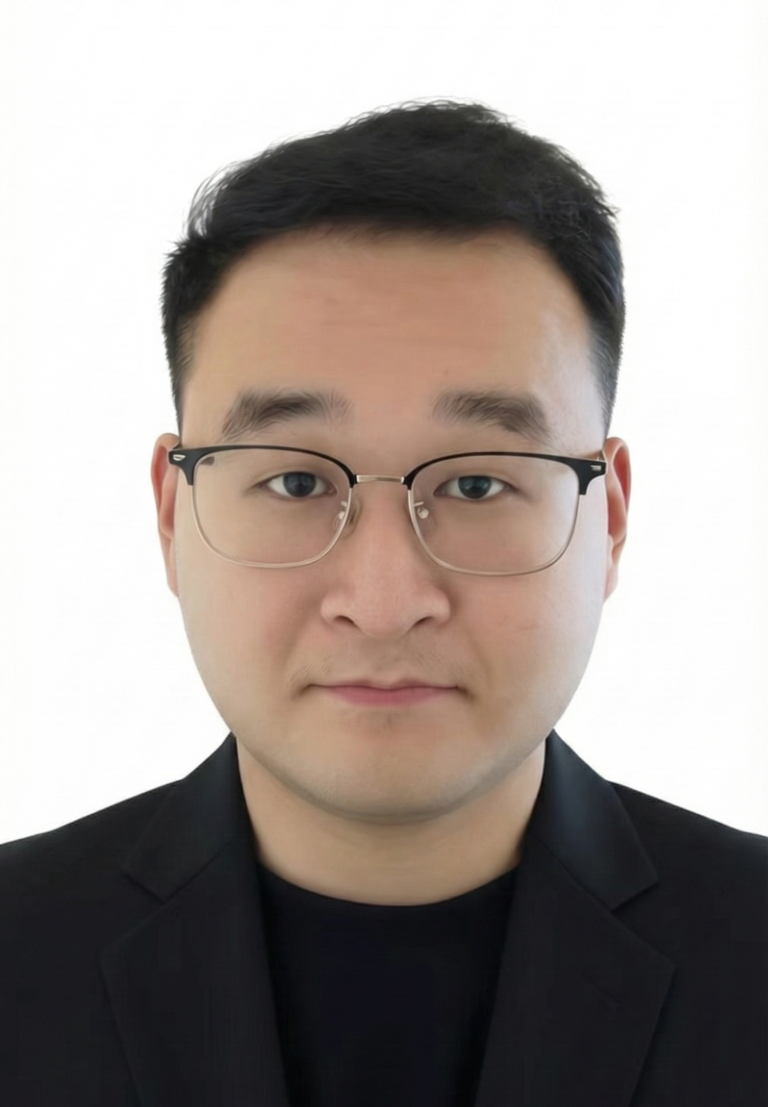
#> input picture images/ZXY.png, 1536 x 2214 px (shown at 1/2 size)
$ python generate_favicons.py
#> lines starting #> are read from the running program, lines starting #| are printed output that depends on the picture
from PIL import Image
import os

# --- 配置 ---
# 源图片路径
source_image_path = os.path.join('images', 'ZXY.png')

# 目标图标尺寸和文件名
output_specs = {
    'apple-touch-icon.png': (180, 180),
    'favicon-32x32.png': (32, 32),
    'favicon-16x16.png': (16, 16),
}

# 输出文件夹
output_dir = 'images'

# --- 脚本执行 ---
def generate_favicons():
    # 检查源文件是否存在
    if not os.path.exists(source_image_path):
        print(f"错误：源文件 '{source_image_path}' 不存在。")
        return

    # 确保输出目录存在
    if not os.path.exists(output_dir):
        os.makedirs(output_dir)

    try:
        # 打开源图片
        with Image.open(source_image_path) as img:
#> img is the input picture: PIL image 1536x2214 RGBA; mean R, G, B, A 159.4, 150.2, 145.4, 255
            print(f"成功读取源文件: {source_image_path}")

            # 遍历所有需要生成的尺寸
            for filename, size in output_specs.items():
                # 调整图片尺寸
                resized_img = img.resize(size, Image.Resampling.LANCZOS)

                # 构建输出路径
                output_path = os.path.join(output_dir, filename)

                # 保存新生成的图标
                resized_img.save(output_path)
                print(f"成功生成: {output_path} (尺寸: {size[0]}x{size[1]})")
#> this loop made 3 passes
#> pass 1, in generate_favicons, `resized_img = img.resize(size, Image.Resampling.LANCZOS)`:
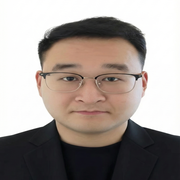
#> resized_img: PIL image 180x180 RGBA; mean R, G, B, A 159.3, 150.2, 145.3, 255
#> pass 2, in generate_favicons, `resized_img = img.resize(size, Image.Resampling.LANCZOS)`:
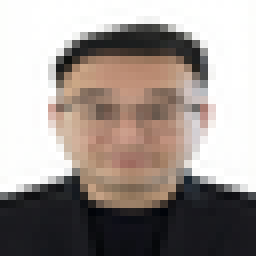
#> resized_img: PIL image 32x32 RGBA (shown 8 times larger); mean R, G, B, A 159, 149.8, 145, 255
#> pass 3, in generate_favicons, `resized_img = img.resize(size, Image.Resampling.LANCZOS)`:
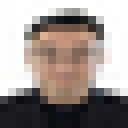
#> resized_img: PIL image 16x16 RGBA (shown 8 times larger); mean R, G, B, A 158.6, 149.3, 144.5, 255

        print("\n所有 favicon 图标已成功生成！")

    except Exception as e:
        print(f"处理图片时发生错误: {e}")

if __name__ == "__main__":
    generate_favicons()

$ run again, with images/android-chrome-192x192.png copied over images/ZXY.png
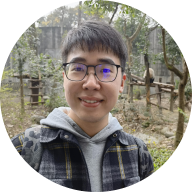
#> input picture images/android-chrome-192x192.png, 192 x 192 px
#> in generate_favicons, img is the input picture: PIL image 192x192 RGBA; mean R, G, B, A 99.5, 95.4, 87.2, 200.3
#> the loop in generate_favicons, `for filename, size in output_specs.items():` made 3 passes
#> pass 1, in generate_favicons, `resized_img = img.resize(size, Image.Resampling.LANCZOS)`:
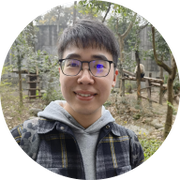
#> resized_img: PIL image 180x180 RGBA; mean R, G, B, A 101.5, 97.4, 88.9, 200.3; transparent parts drawn white
#> pass 3, in generate_favicons, `resized_img = img.resize(size, Image.Resampling.LANCZOS)`:
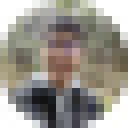
#> resized_img: PIL image 16x16 RGBA (shown 8 times larger); mean R, G, B, A 119.7, 115.7, 103.6, 200.8; transparent parts drawn white
